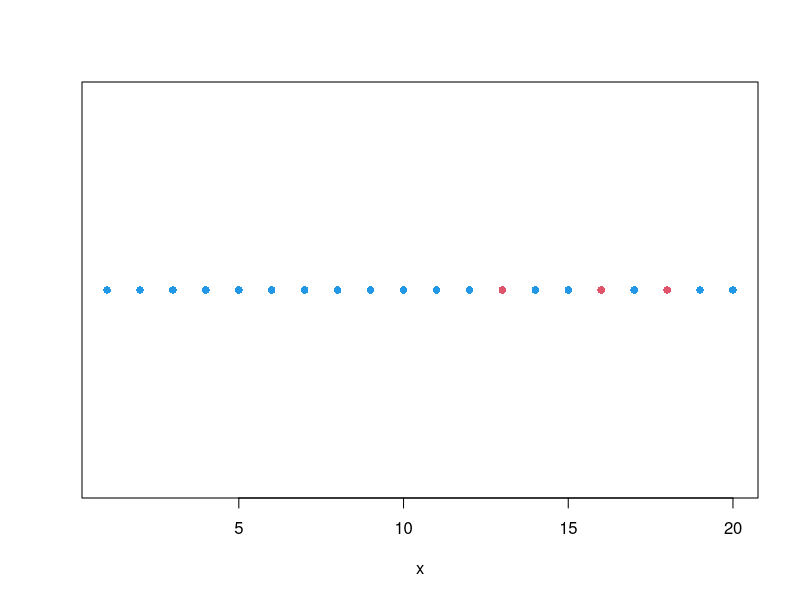
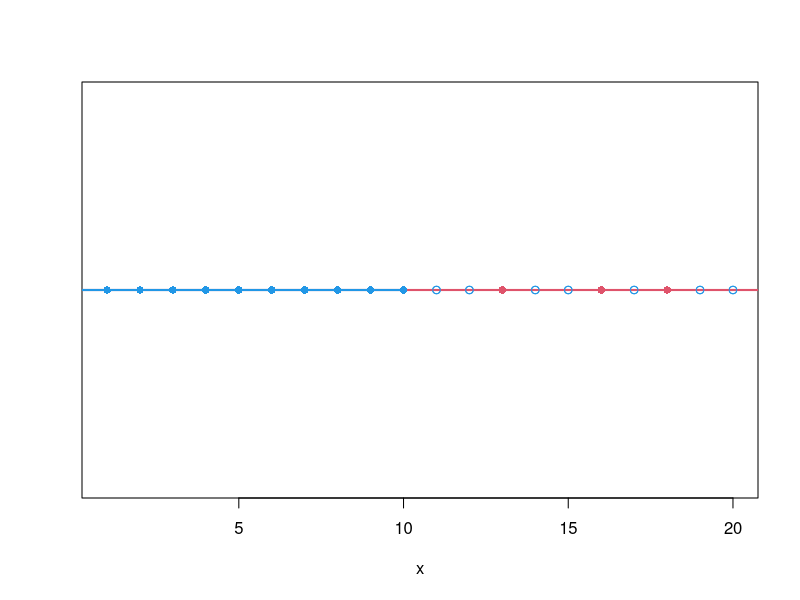
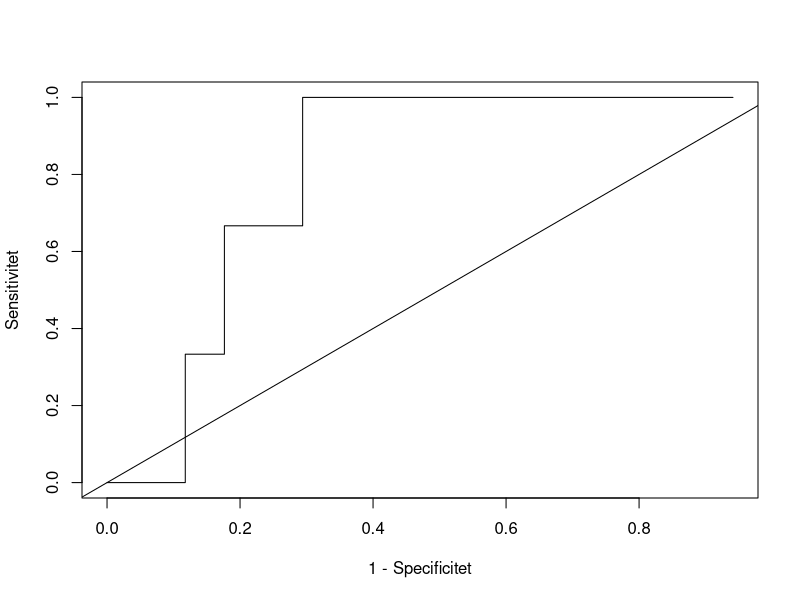
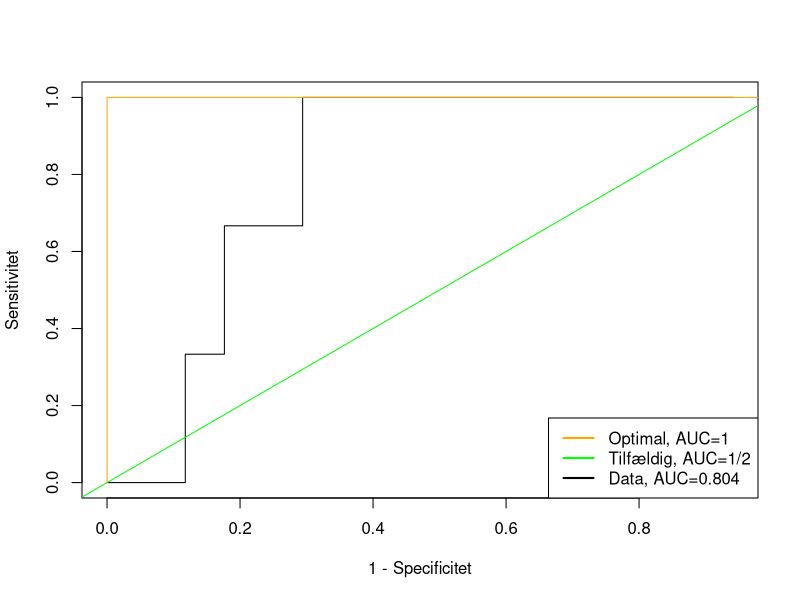
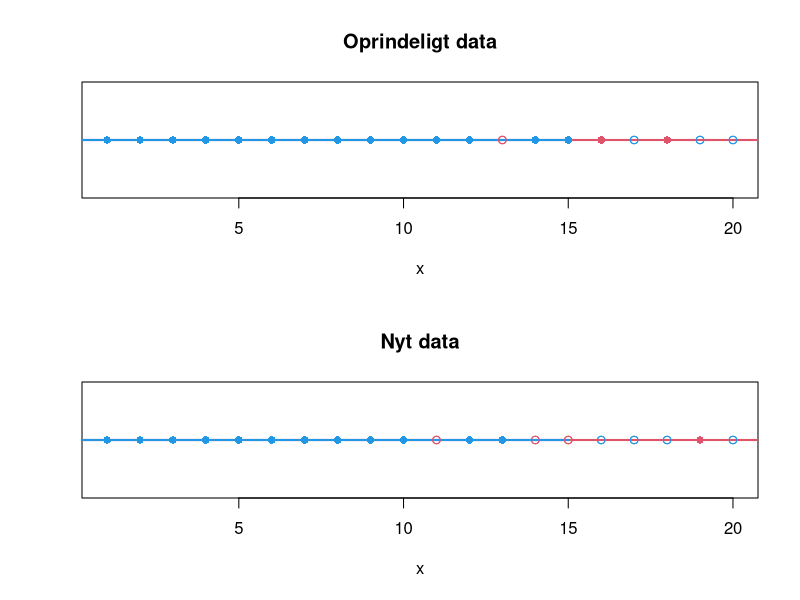

The R script that drew these images, in order:
## ---- chunk 1
#| echo: false
#| fig-cap: Et lille dataeksempel med 20 datapunkter. 
#| label: fig-data_eksempel
x<-1:20
y<-c(rep(0,12),1,rep(0,2),1,0, 1 ,0,0 )
plot(x,rep(1,20),col=-2*y+4,pch=16,yaxt="n",ylab="")

fejl<-rep(0,20)
for( t in 1:20){
tf<-as.numeric(x>t)
fejl[t]<-sum(tf!=y)
}
## ---- chunk 2
#| echo: false
#| fig-cap: Klassifikation med $t=10$. Observationer i det blå område prædikteres blå, mens observationer i det røde område  prædikteres røde. Udfyldte cirkler angiver korrekte klassifikationer. Åbne cirkler angiver fejlklassifikationer. 
#| label: fig-t10
x<-1:20
y<-c(rep(0,12),1,rep(0,2),1,0, 1 ,0,0 )
t<-10
pred<- as.numeric(x>t)
korrekt<-(pred==y)
color<- -2*y+4
ch<- rep(1,20)
ch[korrekt]<-16
plot(x,rep(1,20),col=color,pch=ch,yaxt="n",ylab="")
abline(1,0,col=2,lwd=2)
lines(c(-5,t),c(1,1),col=4,lwd=2)
points(x,rep(1,20),col=-2*y+4,pch=ch)
## ---- chunk 3
#| echo: false
#| fig-cap: ROC-kurve for dataeksemplet i @fig-data_eksempel
#| label: fig-roc
sen<-c(rep(1,12),rep(2/3,3),rep(1/3,2),rep(0,3))
spe<-c((1:12)/17,12/17,13/17 ,14/17, (14:15)/17,(15:17)/17)
plot(1-spe,sen,type="l",xlab="1 - Specificitet",ylab="Sensitivitet")
abline(0,1)
## ---- chunk 4
#| echo: false
#| fig-cap: AUC for perfekt klassifikation (orange), tilfældig klassifikation (grøn) og vores dataeksempel (sort)
#| label: fig-auc
sen<-c(rep(1,12),rep(2/3,3),rep(1/3,2),rep(0,3))
spe<-c((1:12)/17,12/17,13/17 ,14/17, (14:15)/17,(15:17)/17)
plot(1-spe,sen,type="l",xlab="1 - Specificitet",ylab="Sensitivitet")
abline(0,1,col="green")
lines(c(0,0,1),c(0,1,1),col="orange")
legend("bottomright",          # Position
       legend = c("Optimal, AUC=1", "Tilfældig, AUC=1/2","Data, AUC=0.804"), 
       lty = c(1, 1, 1),           
       col = c("orange", "green","black"),        
       lwd = 2) 
## ---- chunk 5
#| echo: false
#| fig-cap: Det oprindelige data fra @fig-data_eksempel og et nyt datasæt klassificeret ud fra $t=15$
#| label: fig-test-data
par(mfrow=c(2,1))

x<-1:20
y<-c(rep(0,12),1,rep(0,2),1,0, 1 ,0,0 )
t<-15
pred<- as.numeric(x>t)
korrekt<-(pred==y)
color<- -2*y+4
ch<- rep(1,20)
ch[korrekt]<-16
plot(x,rep(1,20),col=color,pch=ch,yaxt="n",ylab="",main="Oprindeligt data")
abline(1,0,col=2,lwd=2)
lines(c(-5,t),c(1,1),col=4,lwd=2)
points(x,rep(1,20),col=-2*y+4,pch=ch)

x<-1:20
y<-c(rep(0,10),1,0, 0,1,1,0 ,0,0,1 ,0)
t<-15
pred<- as.numeric(x>t)
korrekt<-(pred==y)
color<- -2*y+4
ch<- rep(1,20)
ch[korrekt]<-16
plot(x,rep(1,20),col=color,pch=ch,yaxt="n",ylab="",main="Nyt data")
abline(1,0,col=2,lwd=2)
lines(c(-5,t),c(1,1),col=4,lwd=2)
points(x,rep(1,20),col=-2*y+4,pch=ch)


